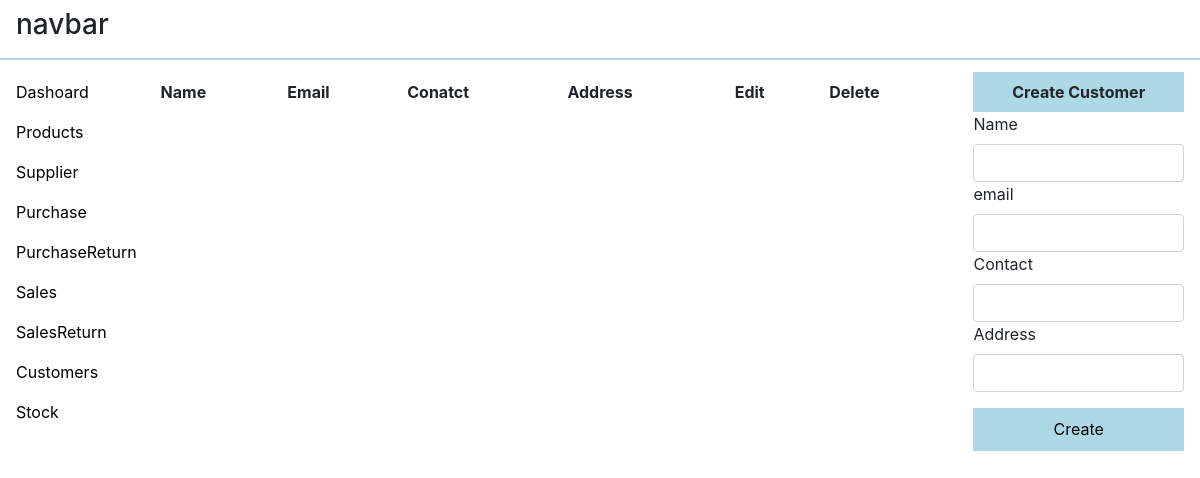
Page /dashboard/customers/ on the earlier database version.
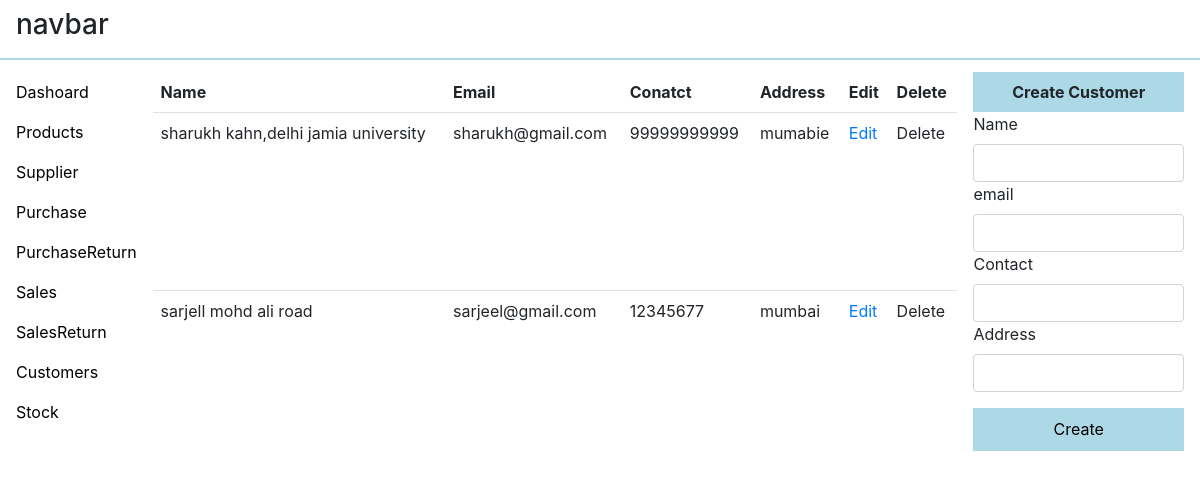
Same page on the later database version.
### dashboard/models.py (models this page shows, shortened)
class Customer(models.Model):
    name=models.CharField(max_length=64)
    email=models.EmailField()
    contact=models.IntegerField()
    address=models.TextField()
    crated_at=models.DateTimeField(auto_now_add=True)
    class Meta:
        ordering=['-id']

### dashboard/views.py (the view, shortened to what this page needs)
# urls.py: path('customers/',views.createCustomer,name='customers'),
def createCustomer(request):
    customer__obj=Customer.objects.all()
    return render(request,'dashboard/customer.html',context={'customers':customer__obj})

### dashboard/templates/dashboard/customer.html (shortened to what this page needs)
{% extends 'dashboard/main.html'%}
{% block body%}
<table class="table" id="tb">
    <tbody class="table__body">
        <thead class="table__heading">
            <tr>
                <th>
                    Name
                </th>
                <th>
                    Email
                </th>
                <th>
                    Conatct
                </th>
                <th>
                    Address
                </th>
                <th>
                    Edit</th>
                <th>Delete</th>
            </tr>
        </thead>
        {% for cusstomer in customers%}
        <tr>
            <td>
                {{cusstomer.name}}
                 </td>
                 <td>
                    {{cusstomer.email}}
                </td>
                     <td>
                        {{cusstomer.contact}}
                    </td>
                         <td>
                            {{cusstomer.address}}
                        </td>
                             <td>
                                 <a href="#"  class="customer_update" data-pk="{{cusstomer.pk}}" >
                                    Edit
                                 </a>
                             </td>
                             <td>
                                 <span class="fa fa-arow" data-pk={{custmer.pk}}>Delete</span>
                             </td>
        </tr>
        {% endfor %}
    </tbody>
</table>
<div  class="container__right" id="container__right">
    {% include 'dashboard/modal_for_createCustomer.html'%}
</div>
{% endblock %}

Differences in the rows shown:
added Customer: name "sharukh kahn,delhi jamia university", email "sharukh@gmail.com", contact "99999999999", address "mumabie"
added Customer: name "sarjell mohd ali road", email "sarjeel@gmail.com", contact "12345677", address "mumbai"
